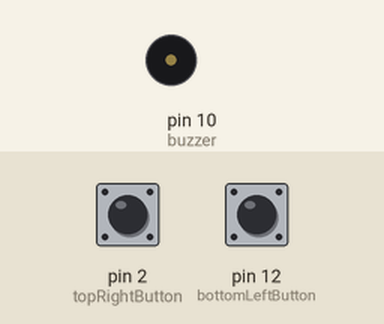
The sketch below on a simulated Arduino Uno, built with avr-gcc and run on an emulated ATmega328P. Parts: buzzer (waves = sounding). The inputs (shaded band) are chosen by the test bench; at power-on: pin 12 (bottomLeftButton) HIGH, pin 2 (topRightButton) HIGH. What the sketch prints to the serial monitor is not drawn.

Above: at 1.2 s.
1.3 s: pin 12 (bottomLeftButton) pulled LOW for 0.15 s
At 1.4 s:
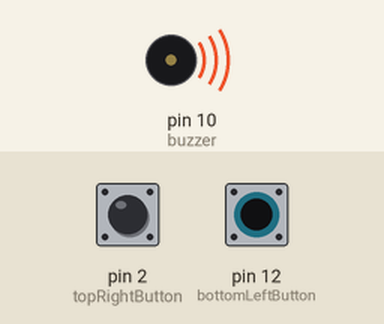
4.6 s: pin 12 (bottomLeftButton) pulled LOW for 3.2 s
At 9.2 s:
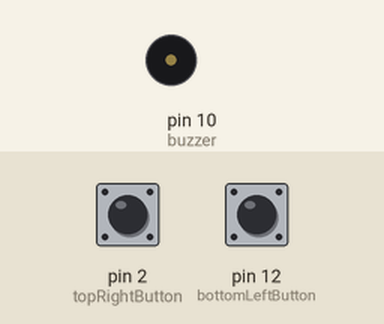
Timing chart, 0 to 10.7 s (numbered marks = the images above; inputs shaded):
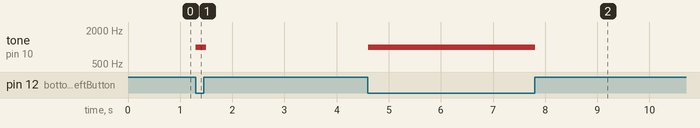

Measured:
- after the input at 1.3 s, tone on pin 10 (buzzer): silent → 1000 Hz at once, → silent 0.20 s later
- after the input at 4.6 s, tone on pin 10 (buzzer): silent → 1000 Hz at once, → silent 3.2 s later

The sketch:

Button_No_Resistor.ino
```cpp
int bottomRightButton = 3;
int topRightButton = 2;

int bottomLeftButton = 12;
int topLeftButton = 11;
int buzzer = 10;

int onBoardLED = 13;

void setup()
{
  // put your setup code here, to run once:
  pinMode(bottomRightButton, INPUT_PULLUP);
  pinMode(topRightButton, INPUT_PULLUP);
  pinMode(bottomLeftButton, INPUT_PULLUP);
  pinMode(topLeftButton, INPUT_PULLUP);
  pinMode(buzzer, OUTPUT);
  Serial.begin(9600);


}

void loop() {
  // put your main code here, to run repeatedly:
  Serial.println(digitalRead(topRightButton));
  if (digitalRead(topRightButton) == LOW)
  {
    digitalWrite(onBoardLED, HIGH);
  }
  else
  {
    digitalWrite(onBoardLED, LOW);
  }


  if (digitalRead(bottomLeftButton) == LOW)
  {
    tone(buzzer,1000);
  }
  else
  {
    noTone(buzzer);
  }

  delay(100);
}
```
